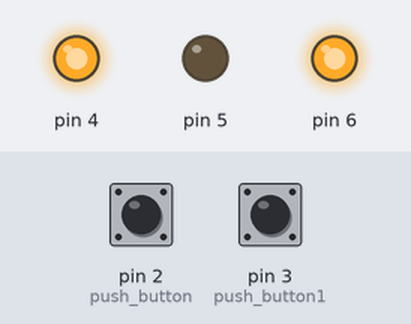
Bench run of a sketch on a simulated Arduino Uno, built with avr-gcc and run on an emulated ATmega328P. Shown: output pins drawn as LEDs (lit = HIGH). The test bench sets the inputs (shaded band); at power-on: pin 2 (push_button) LOW, pin 3 (push_button1) LOW.

Above: at 1.2 s.
1.3 s: pin 2 (push_button) pulled HIGH for 1 s
At 2.8 s:
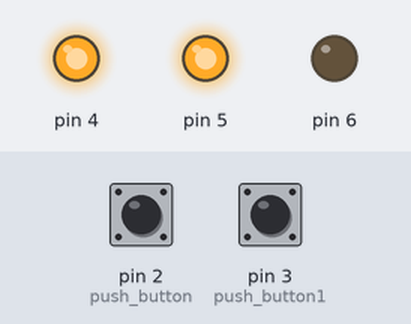
4.5 s: pin 3 (push_button1) pulled HIGH for 1 s
At 5.7 s:
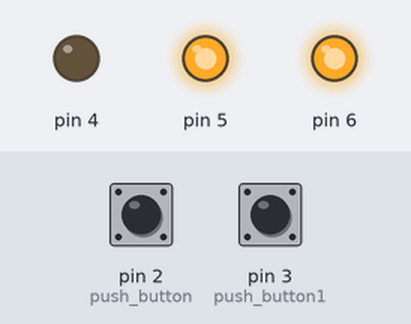
7.5 s: pin 3 (push_button1) pulled HIGH for 3.2 s
At 11.4 s:
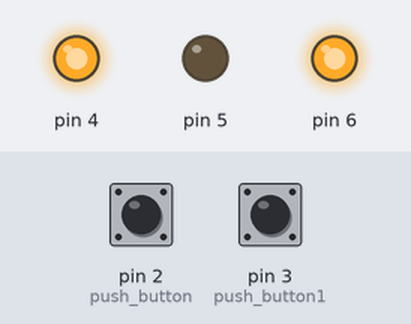
12.5 s: pin 2 (push_button) pulled HIGH for 3.2 s
At 14.2 s:
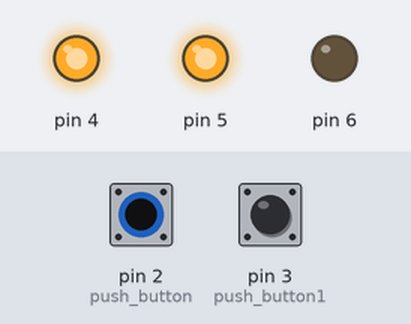
17.5 s: pin 2 (push_button) driven HIGH and pin 3 (push_button1) driven HIGH
At 18.8 s:
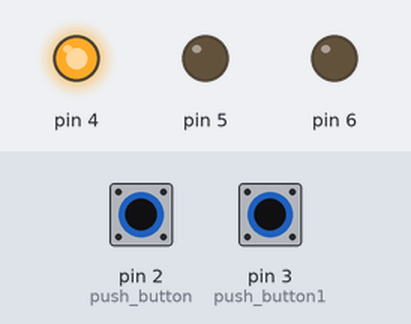
Timing chart, 0 to 21.5 s (numbered marks = the images above; inputs shaded):
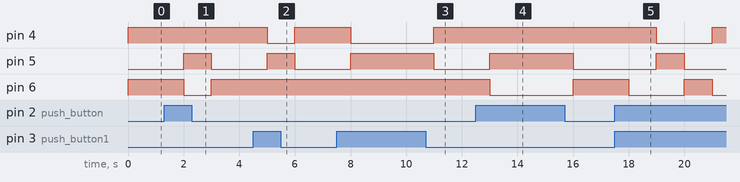

Measured:
- after the input at 1.3 s, pin 5: LOW → HIGH after 0.70 s, → LOW 1.0 s later; pin 6: HIGH → LOW after 0.70 s, → HIGH 1.0 s later
- after the input at 4.5 s, pin 4: HIGH → LOW after 0.50 s, → HIGH 1.0 s later; pin 5: LOW → HIGH after 0.50 s, → LOW 1.0 s later
- after the input at 7.5 s, pin 4: HIGH → LOW after 0.50 s, → HIGH 3.0 s later; pin 5: LOW → HIGH after 0.50 s, → LOW 3.0 s later
- after the input at 12.5 s, pin 5: LOW → HIGH after 0.50 s, → LOW 3.0 s later; pin 6: HIGH → LOW after 0.50 s, → HIGH 3.0 s later
- after the input at 17.5 s, pin 4: HIGH → LOW after 1.5 s, → HIGH 2.0 s later; pin 5: LOW → HIGH after 1.5 s, → LOW 1.0 s later; pin 6: HIGH → LOW after 0.50 s, → HIGH 2.0 s later, → LOW 1.0 s later

The sketch:

LED_RGB_FRANCO.ino
```cpp
/*
   Fundacion Kinal
   Centro educativo tecnico laboral Kinal
   Quinto perito
   Quinto electronica
   Codigo Tecnico: EB5AV
   Curso: Taller de electronica digital y reparacion de computadoras I
   Proyecto: CONTROL DE UN LED RGB POR MEDIO DE BOTONES
   Nombre: Guillermo Antonio Franco Longo
   Fecha: 14 de Abril
*/


#define push_button 2
#define LedR        4
#define push_button1 3
#define LedG        5
#define LedB        6
#define setpinInput(pin)        pinMode(pin,INPUT)
#define setpinInputPullup(pin)  pinMode(pin, INPUT_PULLUP)
#define setpinOutput(pin)       pinMode(pin, OUTPUT)
#define SBI(pin)                digitalWrite(pin, HIGH)
#define CBI(pin)                digitalWrite(pin, LOW)

void setup()
{
  setpinInput(push_button);
  setpinInput(push_button1);
  setpinOutput(LedR);
  CBI(LedR);
  setpinOutput(LedG);
  CBI(LedG);
  setpinOutput(LedB);
  CBI(LedB);
  Serial.begin(9600);
}

void loop()
{

  bool estado_boton = digitalRead(push_button);
  bool estado_boton1 = digitalRead(push_button1);

  if (digitalRead(push_button) == HIGH && digitalRead(push_button1) == HIGH )
  {
    SBI(LedR);
    CBI(LedG);
    CBI(LedB);
    delay(1000);
    SBI(LedG);
    CBI(LedR);
    CBI(LedB);
    delay(1000);
    SBI(LedB);
    CBI(LedG);
    CBI(LedR);
    delay(1000);
  }

  if (digitalRead(push_button) == HIGH && digitalRead(push_button1) == LOW )
  {
    SBI(LedR);
    SBI(LedG);
    CBI(LedB);
    delay(1000);
  }
  if (digitalRead(push_button) == LOW && digitalRead(push_button1) == HIGH )
  {
    CBI(LedR);
    SBI(LedG);
    SBI(LedB);
    delay(1000);
  }
  if (digitalRead(push_button) == LOW && digitalRead(push_button1) == LOW )
  {

    SBI(LedR);
    CBI(LedG);
    SBI(LedB);
    delay(1000);
}
}
```
